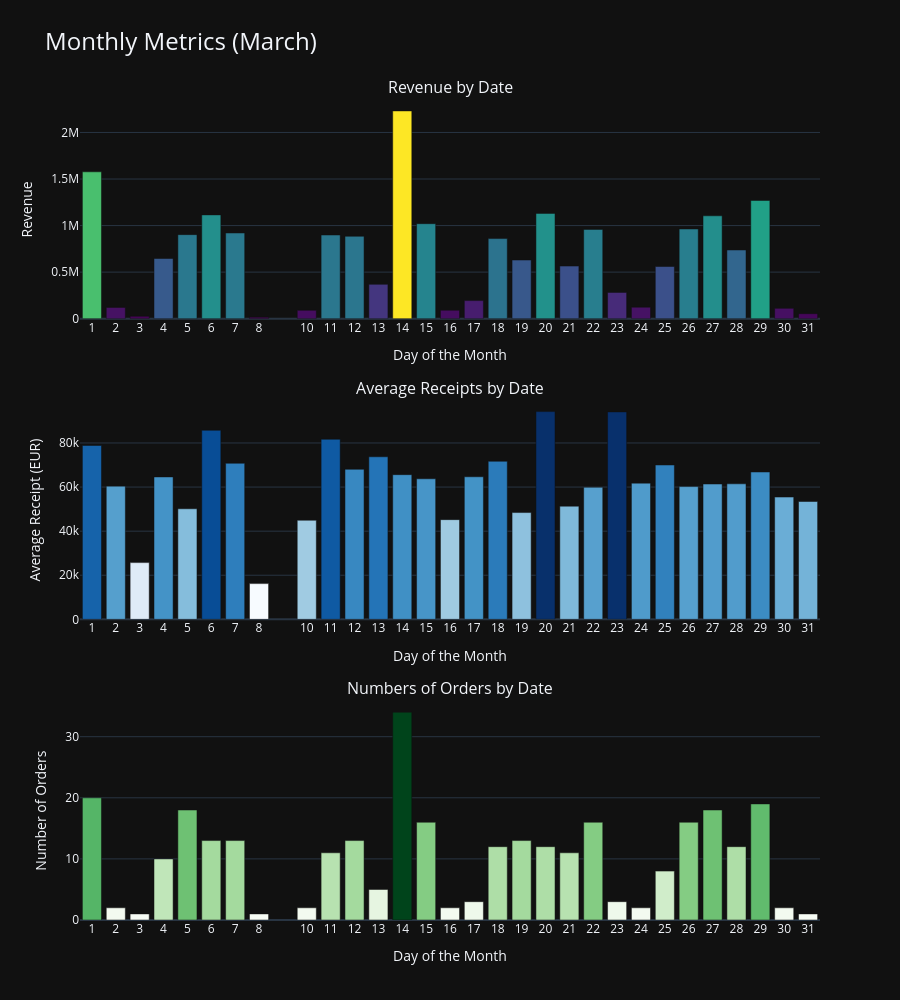

Notebook cell for this chart:
### Code cell
# Add 'day_of_month' column to each dataset for consistent x-axis across all charts
revenue_by_date['day_of_month'] = revenue_by_date['date'].dt.day
avg_receipts_by_date['day_of_month'] = avg_receipts_by_date['date'].dt.day
numbers_of_orders_by_date['day_of_month'] = revenue_by_date['date'].dt.day

# Create a 3-row subplot to visualise monthly trends for:
# 1. Revenue by day
# 2. Average receipt size by day
# 3. Number of orders by day
fig = make_subplots(
    rows=3, cols=1, 
    subplot_titles=[
        "Revenue by Date",
        "Average Receipts by Date",
        "Numbers of Orders by Date"
    ],
    vertical_spacing=0.1
)

# Bar chart for total revenue per day
fig.add_trace(
    go.Bar(
        x=revenue_by_date['day_of_month'],
        y=revenue_by_date['revenue'],
        marker=dict(color=revenue_by_date['revenue'], colorscale='Viridis'),
        name="Revenue"
    ),
    row=1, col=1
)

# Bar chart for average receipt size per day
fig.add_trace(
    go.Bar(
        x=avg_receipts_by_date['day_of_month'],
        y=avg_receipts_by_date['avg_receipt'],
        marker=dict(color=avg_receipts_by_date['avg_receipt'], colorscale='Blues'),
        name="Avg receipt"
    ),
    row=2, col=1
)

# Bar chart for number of confirmed orders per day
fig.add_trace(
    go.Bar(
        x=numbers_of_orders_by_date['day_of_month'],
        y=numbers_of_orders_by_date['number_of_orders'],
        marker=dict(color=numbers_of_orders_by_date['number_of_orders'], colorscale='Greens'),
        name="Number of orders"
    ),
    row=3, col=1
)

fig.update_layout(
    template="plotly_dark",
    height=1000,
    title_text="Monthly Metrics (March)",
    showlegend=False,
    
    xaxis=dict(title="Day of the Month", tickmode='array', tickvals=revenue_by_date['day_of_month']),
    yaxis=dict(title="Revenue"),
    
    xaxis2=dict(title="Day of the Month", tickmode='array', tickvals=avg_receipts_by_date['day_of_month']),
    yaxis2=dict(title="Average Receipt (EUR)"),
    
    xaxis3=dict(title="Day of the Month", tickmode='array', tickvals=numbers_of_orders_by_date['day_of_month']),
    yaxis3=dict(title="Number of Orders"),
    
    title=dict(font=dict(size=24)),
    uniformtext_minsize=15,
    uniformtext_mode='hide'
)

# Render the full dashboard
fig.show()

### Figure 1 — Plotly figure (JSON) as saved in the notebook; plotly's stock layout.template omitted (floating-point values rounded to 4 significant figures)
{"data": [{"marker": {"color": [1577000.0, 120900.0, 25730.0, 645900.0, 902700.0, 1115000.0, 920200.0, 16200.0, 89900.0, 898400.0, 884700.0, 368600.0, 2231000.0, 1020000.0, 90440.0, 194000.0, 860200.0, 629600.0, 1131000.0, 564700.0, 958800.0, 282300.0, 123600.0, 560100.0, 963500.0, 1105000.0, 737700.0, 1270000.0, 110900.0, 53450.0], "colorscale": [[0, "#440154"], [0.1111, "#482878"], [0.2222, "#3e4989"], [0.3333, "#31688e"], [0.4444, "#26828e"], [0.5556, "#1f9e89"], [0.6667, "#35b779"], [0.7778, "#6ece58"], [0.8889, "#b5de2b"], [1, "#fde725"]]}, "name": "Revenue", "type": "bar", "x": [1, 2, 3, 4, 5, 6, 7, 8, 10, 11, 12, 13, 14, 15, 16, 17, 18, 19, 20, 21, 22, 23, 24, 25, 26, 27, 28, 29, 30, 31], "xaxis": "x", "y": [1577000.0, 120900.0, 25730.0, 645900.0, 902700.0, 1115000.0, 920200.0, 16200.0, 89900.0, 898400.0, 884700.0, 368600.0, 2231000.0, 1020000.0, 90440.0, 194000.0, 860200.0, 629600.0, 1131000.0, 564700.0, 958800.0, 282300.0, 123600.0, 560100.0, 963500.0, 1105000.0, 737700.0, 1270000.0, 110900.0, 53450.0], "yaxis": "y"}, {"marker": {"color": [78870.0, 60430.0, 25730.0, 64590.0, 50150.0, 85760.0, 70780.0, 16200.0, 44950.0, 81670.0, 68050.0, 73730.0, 65630.0, 63750.0, 45220.0, 64670.0, 71690.0, 48430.0, 94230.0, 51340.0, 59920.0, 94100.0, 61780.0, 70010.0, 60220.0, 61380.0, 61470.0, 66840.0, 55460.0, 53450.0], "colorscale": [[0, "rgb(247,251,255)"], [0.125, "rgb(222,235,247)"], [0.25, "rgb(198,219,239)"], [0.375, "rgb(158,202,225)"], [0.5, "rgb(107,174,214)"], [0.625, "rgb(66,146,198)"], [0.75, "rgb(33,113,181)"], [0.875, "rgb(8,81,156)"], [1, "rgb(8,48,107)"]]}, "name": "Avg receipt", "type": "bar", "x": [1, 2, 3, 4, 5, 6, 7, 8, 10, 11, 12, 13, 14, 15, 16, 17, 18, 19, 20, 21, 22, 23, 24, 25, 26, 27, 28, 29, 30, 31], "xaxis": "x2", "y": [78870.0, 60430.0, 25730.0, 64590.0, 50150.0, 85760.0, 70780.0, 16200.0, 44950.0, 81670.0, 68050.0, 73730.0, 65630.0, 63750.0, 45220.0, 64670.0, 71690.0, 48430.0, 94230.0, 51340.0, 59920.0, 94100.0, 61780.0, 70010.0, 60220.0, 61380.0, 61470.0, 66840.0, 55460.0, 53450.0], "yaxis": "y2"}, {"marker": {"color": [20, 2, 1, 10, 18, 13, 13, 1, 2, 11, 13, 5, 34, 16, 2, 3, 12, 13, 12, 11, 16, 3, 2, 8, 16, 18, 12, 19, 2, 1], "colorscale": [[0, "rgb(247,252,245)"], [0.125, "rgb(229,245,224)"], [0.25, "rgb(199,233,192)"], [0.375, "rgb(161,217,155)"], [0.5, "rgb(116,196,118)"], [0.625, "rgb(65,171,93)"], [0.75, "rgb(35,139,69)"], [0.875, "rgb(0,109,44)"], [1, "rgb(0,68,27)"]]}, "name": "Number of orders", "type": "bar", "x": [1, 2, 3, 4, 5, 6, 7, 8, 10, 11, 12, 13, 14, 15, 16, 17, 18, 19, 20, 21, 22, 23, 24, 25, 26, 27, 28, 29, 30, 31], "xaxis": "x3", "y": [20, 2, 1, 10, 18, 13, 13, 1, 2, 11, 13, 5, 34, 16, 2, 3, 12, 13, 12, 11, 16, 3, 2, 8, 16, 18, 12, 19, 2, 1], "yaxis": "y3"}], "layout": {"annotations": [{"font": {"size": 16}, "showarrow": false, "text": "Revenue by Date", "x": 0.5, "xanchor": "center", "xref": "paper", "y": 1, "yanchor": "bottom", "yref": "paper"}, {"font": {"size": 16}, "showarrow": false, "text": "Average Receipts by Date", "x": 0.5, "xanchor": "center", "xref": "paper", "y": 0.6333, "yanchor": "bottom", "yref": "paper"}, {"font": {"size": 16}, "showarrow": false, "text": "Numbers of Orders by Date", "x": 0.5, "xanchor": "center", "xref": "paper", "y": 0.2667, "yanchor": "bottom", "yref": "paper"}], "height": 1000, "showlegend": false, "title": {"font": {"size": 24}, "text": "Monthly Metrics (March)"}, "uniformtext": {"minsize": 15, "mode": "hide"}, "xaxis": {"anchor": "y", "domain": [0, 1], "tickmode": "array", "tickvals": [1, 2, 3, 4, 5, 6, 7, 8, 10, 11, 12, 13, 14, 15, 16, 17, 18, 19, 20, 21, 22, 23, 24, 25, 26, 27, 28, 29, 30, 31], "title": {"text": "Day of the Month"}}, "xaxis2": {"anchor": "y2", "domain": [0, 1], "tickmode": "array", "tickvals": [1, 2, 3, 4, 5, 6, 7, 8, 10, 11, 12, 13, 14, 15, 16, 17, 18, 19, 20, 21, 22, 23, 24, 25, 26, 27, 28, 29, 30, 31], "title": {"text": "Day of the Month"}}, "xaxis3": {"anchor": "y3", "domain": [0, 1], "tickmode": "array", "tickvals": [1, 2, 3, 4, 5, 6, 7, 8, 10, 11, 12, 13, 14, 15, 16, 17, 18, 19, 20, 21, 22, 23, 24, 25, 26, 27, 28, 29, 30, 31], "title": {"text": "Day of the Month"}}, "yaxis": {"anchor": "x", "domain": [0.7333, 1], "title": {"text": "Revenue"}}, "yaxis2": {"anchor": "x2", "domain": [0.3667, 0.6333], "title": {"text": "Average Receipt (EUR)"}}, "yaxis3": {"anchor": "x3", "domain": [0, 0.2667], "title": {"text": "Number of Orders"}}}}
